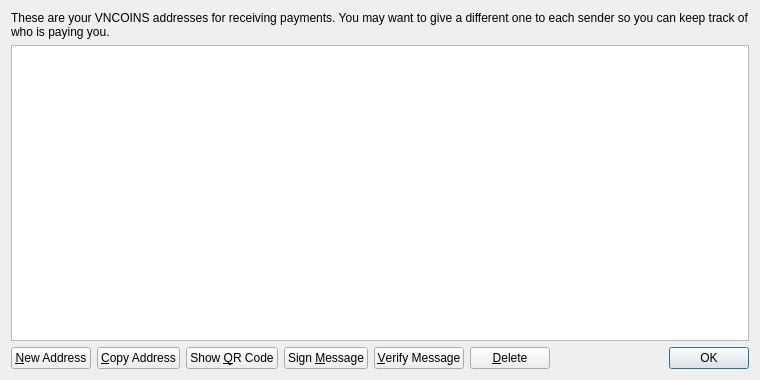
<?xml version="1.0" encoding="UTF-8"?>
<ui version="4.0">
 <class>AddressBookPage</class>
 <widget class="QWidget" name="AddressBookPage">
  <property name="geometry">
   <rect>
    <x>0</x>
    <y>0</y>
    <width>760</width>
    <height>380</height>
   </rect>
  </property>
  <property name="windowTitle">
   <string>Address Book</string>
  </property>
  <layout class="QVBoxLayout" name="verticalLayout">
   <item>
    <widget class="QLabel" name="labelExplanation">
     <property name="text">
      <string>These are your VNCOINS addresses for receiving payments. You may want to give a different one to each sender so you can keep track of who is paying you.</string>
     </property>
     <property name="textFormat">
      <enum>Qt::PlainText</enum>
     </property>
     <property name="wordWrap">
      <bool>true</bool>
     </property>
    </widget>
   </item>
   <item>
    <widget class="QTableView" name="tableView">
     <property name="contextMenuPolicy">
      <enum>Qt::CustomContextMenu</enum>
     </property>
     <property name="toolTip">
      <string>Double-click to edit address or label</string>
     </property>
     <property name="tabKeyNavigation">
      <bool>false</bool>
     </property>
     <property name="alternatingRowColors">
      <bool>true</bool>
     </property>
     <property name="selectionMode">
      <enum>QAbstractItemView::SingleSelection</enum>
     </property>
     <property name="selectionBehavior">
      <enum>QAbstractItemView::SelectRows</enum>
     </property>
     <property name="sortingEnabled">
      <bool>true</bool>
     </property>
     <attribute name="verticalHeaderVisible">
      <bool>false</bool>
     </attribute>
    </widget>
   </item>
   <item>
    <layout class="QHBoxLayout" name="horizontalLayout">
     <item>
      <widget class="QPushButton" name="newAddressButton">
       <property name="toolTip">
        <string>Create a new address</string>
       </property>
       <property name="text">
        <string>&amp;New Address</string>
       </property>
       <property name="icon">
        <iconset resource="../bitcoin.qrc">
         <normaloff>:/icons/add</normaloff>:/icons/add</iconset>
       </property>
      </widget>
     </item>
     <item>
      <widget class="QPushButton" name="copyToClipboard">
       <property name="toolTip">
        <string>Copy the currently selected address to the system clipboard</string>
       </property>
       <property name="text">
        <string>&amp;Copy Address</string>
       </property>
       <property name="icon">
        <iconset resource="../bitcoin.qrc">
         <normaloff>:/icons/editcopy</normaloff>:/icons/editcopy</iconset>
       </property>
      </widget>
     </item>
     <item>
      <widget class="QPushButton" name="showQRCode">
       <property name="text">
        <string>Show &amp;QR Code</string>
       </property>
       <property name="icon">
        <iconset resource="../bitcoin.qrc">
         <normaloff>:/icons/qrcode</normaloff>:/icons/qrcode</iconset>
       </property>
      </widget>
     </item>
     <item>
      <widget class="QPushButton" name="signMessage">
       <property name="toolTip">
        <string>Sign a message to prove you own a VNCOINS address</string>
       </property>
       <property name="text">
        <string>Sign &amp;Message</string>
       </property>
       <property name="icon">
        <iconset resource="../bitcoin.qrc">
         <normaloff>:/icons/edit</normaloff>:/icons/edit</iconset>
       </property>
      </widget>
     </item>
     <item>
      <widget class="QPushButton" name="verifyMessage">
       <property name="toolTip">
        <string>Verify a message to ensure it was signed with a specified VNCOINS address</string>
       </property>
       <property name="text">
        <string>&amp;Verify Message</string>
       </property>
       <property name="icon">
        <iconset resource="../bitcoin.qrc">
         <normaloff>:/icons/transaction_0</normaloff>:/icons/transaction_0</iconset>
       </property>
      </widget>
     </item>
     <item>
      <widget class="QPushButton" name="deleteButton">
       <property name="toolTip">
        <string>Delete the currently selected address from the list</string>
       </property>
       <property name="text">
        <string>&amp;Delete</string>
       </property>
       <property name="icon">
        <iconset resource="../bitcoin.qrc">
         <normaloff>:/icons/remove</normaloff>:/icons/remove</iconset>
       </property>
      </widget>
     </item>
     <item>
      <spacer name="horizontalSpacer">
       <property name="orientation">
        <enum>Qt::Horizontal</enum>
       </property>
       <property name="sizeHint" stdset="0">
        <size>
         <width>40</width>
         <height>20</height>
        </size>
       </property>
      </spacer>
     </item>
     <item>
      <widget class="QDialogButtonBox" name="buttonBox">
       <property name="sizePolicy">
        <sizepolicy hsizetype="Maximum" vsizetype="Fixed">
         <horstretch>0</horstretch>
         <verstretch>0</verstretch>
        </sizepolicy>
       </property>
       <property name="standardButtons">
        <set>QDialogButtonBox::Ok</set>
       </property>
      </widget>
     </item>
    </layout>
   </item>
  </layout>
 </widget>
 <resources>
  <include location="../bitcoin.qrc"/>
 </resources>
 <connections/>
</ui>
